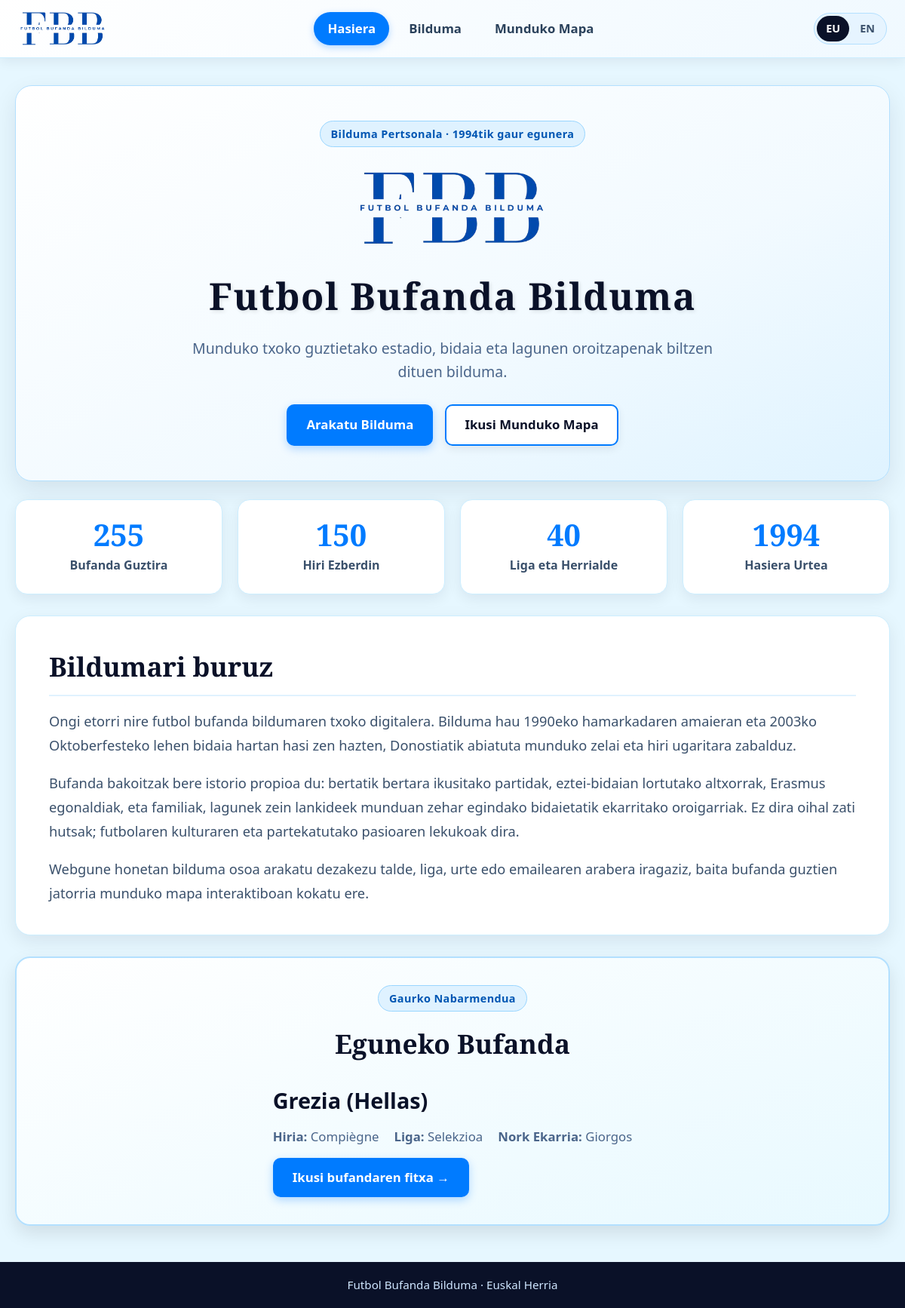
The page / on the database its author committed.
### tables this page shows
CREATE TABLE bufandas ("ZENBAKIA" INTEGER PRIMARY KEY, "TALDEA" TEXT, "NONDIK" TEXT, "NONDIK X" REAL, "NONDIK Y" REAL, "LIGA" TEXT, "LIGA_EN" TEXT, "NORK" TEXT, "NOIZ" TEXT, "BESTE" TEXT, "BESTE_EN" TEXT, "main_image" TEXT, "image_1" TEXT, "image_2" TEXT, "image_3" TEXT);

### app.py (the view)
@app.route('/')
def home():
    conn = get_db_connection()
    total_scarves = conn.execute("SELECT COUNT(*) FROM bufandas").fetchone()[0]
    total_cities = conn.execute(
        "SELECT COUNT(DISTINCT NONDIK) FROM bufandas WHERE NONDIK IS NOT NULL AND NONDIK != ''"
    ).fetchone()[0]
    total_leagues = conn.execute(
        "SELECT COUNT(DISTINCT LIGA) FROM bufandas WHERE LIGA IS NOT NULL AND LIGA != ''"
    ).fetchone()[0]
    years_raw = conn.execute(
        "SELECT DISTINCT SUBSTR(NOIZ, 1, 4) FROM bufandas WHERE NOIZ IS NOT NULL AND LENGTH(NOIZ) >= 4"
    ).fetchall()
    valid_years = sorted([y[0] for y in years_raw if y[0] and y[0].isdigit()])
    earliest_year = valid_years[0] if valid_years else '1994'
    conn.close()
    stats = {
        'total_scarves': total_scarves,
        'total_cities': total_cities,
        'total_leagues': total_leagues,
        'earliest_year': earliest_year,
    }
    return render_template(
        'home.html',
        stats=stats,
        bufanda_del_dia=g.bufanda_del_dia,
    )

### app.py (called while the page is built, shortened)
def format_league_display(liga_val, lang='eu'):
    if not liga_val:
        return ''
    text = str(liga_val).strip()
    if not text or text.lower() == 'nan':
        return ''
    if lang == 'en':
        return LEAGUE_MAP_EN.get(text, text)
    return text

def format_story_display(bufanda, lang='eu'):
    if not bufanda:
        return ''
    if isinstance(bufanda, str):
        text = bufanda.strip()
        return '' if not text or text.lower() == 'nan' else text
    keys = set(bufanda.keys())
    raw_eu = bufanda['BESTE'] if 'BESTE' in keys else ''
    eu_text = str(raw_eu).strip() if raw_eu is not None else ''
    if not eu_text or eu_text.lower() == 'nan':
        return ''

def get_db_connection():
    conn = sqlite3.connect(DATABASE)
    conn.row_factory = sqlite3.Row
    return conn

def cargar_o_seleccionar_bufanda_del_dia():
    bufanda_zenbakia_del_dia = None
    conn = get_db_connection()
    try:
        today = date.today()
        cursor = conn.cursor()
        cursor.execute("SELECT ZENBAKIA FROM bufandas ORDER BY ZENBAKIA")
        zenbakiak_disponibles = [row[0] for row in cursor.fetchall()]
        if zenbakiak_disponibles:
            rng = random.Random(today.isoformat())
            bufanda_zenbakia_del_dia = rng.choice(zenbakiak_disponibles)
            return conn.execute(
                'SELECT * FROM bufandas WHERE ZENBAKIA = ?',
                (bufanda_zenbakia_del_dia,)
            ).fetchone()
    finally:
        conn.close()
    return None

@app.before_request
def before_request_func():
    requested_lang = request.args.get('lang')
    if requested_lang in ('eu', 'en'):
        session['lang'] = requested_lang
    g.lang = session.get('lang', 'eu')
    g.bufanda_del_dia = cargar_o_seleccionar_bufanda_del_dia()

### templates/home.html (shortened to what this page needs)
{% extends "base.html" %}
{% block content %}
<section class="hero-section">
    <div class="hero-card">
        <span class="hero-badge">{{ t['hero_badge'] }}</span>
        <div class="hero-logo-wrap">
            <img src="{{ url_for('static', filename='images/web_logo.png') }}" alt="{{ t['site_title'] }}" class="hero-logo">
        </div>
        <h1>{{ t['hero_title'] }}</h1>
        <p class="hero-subtitle">{{ t['hero_subtitle'] }}</p>
        <div class="hero-actions">
            <a href="{{ url_for('bilduma') }}" class="btn-primary">{{ t['hero_cta_collection'] }}</a>
            <a href="{{ url_for('mapa') }}" class="btn-secondary">{{ t['hero_cta_map'] }}</a>
        </div>
    </div>
</section>
<section class="stats-section">
    <div class="stats-grid">
        <div class="stat-card">
            <span class="stat-number">{{ stats.total_scarves }}</span>
            <span class="stat-label">{{ t['stat_scarves'] }}</span>
        </div>
        <div class="stat-card">
            <span class="stat-number">{{ stats.total_cities }}</span>
            <span class="stat-label">{{ t['stat_cities'] }}</span>
        </div>
        <div class="stat-card">
            <span class="stat-number">{{ stats.total_leagues }}</span>
            <span class="stat-label">{{ t['stat_leagues'] }}</span>
        </div>
        <div class="stat-card">
            <span class="stat-number">{{ stats.earliest_year }}</span>
            <span class="stat-label">{{ t['stat_since'] }}</span>
        </div>
    </div>
</section>
<section class="about-section">
    <div class="about-card">
        <h2>{{ t['about_title'] }}</h2>
        <div class="about-body">
            <p>{{ t['about_p1'] }}</p>
            <p>{{ t['about_p2'] }}</p>
            <p>{{ t['about_p3'] }}</p>
        </div>
    </div>
</section>
{% if bufanda_del_dia %}
<section class="sotd-section">
    <div class="bufanda-del-dia">
        <span class="sotd-badge">{{ t['sotd_badge'] }}</span>
        <h2>{{ t['sotd_title'] }}</h2>
        <div class="sotd-content">
            <div class="sotd-info">
                <h3>{{ bufanda_del_dia.TALDEA }}</h3>
                <p class="sotd-meta">
                    {% if bufanda_del_dia.NONDIK %}<span><strong>{{ t['detail_city'] }}:</strong> {{ bufanda_del_dia.NONDIK }}</span>{% endif %}
                    {% if bufanda_del_dia.LIGA %}<span><strong>{{ t['detail_league'] }}:</strong> {{ format_league(bufanda_del_dia.LIGA) }}</span>{% endif %}
                    {% if bufanda_del_dia.NORK %}<span><strong>{{ t['detail_who'] }}:</strong> {{ bufanda_del_dia.NORK }}</span>{% endif %}
                </p>
                {% set sotd_story = format_story(bufanda_del_dia) %}
                <a href="{{ url_for('bufanda_detalle', bufanda_id=bufanda_del_dia.ZENBAKIA) }}" class="btn-primary">
                    {{ t['sotd_cta'] }}
                </a>
            </div>
        </div>
    </div>
</section>
{% endif %}
{% endblock %}

### static/css/style.css (style rules this page uses)
body { font-family: 'Segoe UI', 'Arial', sans-serif; margin: 0; background-color: #e6f7ff; color: #3a506b; line-height: 1.6; min-height: 100vh; display: flex; flex-direction: column; }
h1 { font-family: 'Playfair Display', serif; text-align: center; color: #0a1128; font-size: 3.1em; margin-top: 32px; margin-bottom: 24px; letter-spacing: 1.5px; text-shadow: 2px 2px 5px rgba(0, 0, 0, 0.1); font-weight: 700; }
.btn-primary, .btn-secondary, .btn-secondary-sm, .btn-clear { display: inline-flex; align-items: center; justify-content: center; text-decoration: none; font-weight: 700; border-radius: 10px; transition: transform 0.2s ease, box-shadow 0.2s ease, background-color 0.2s ease; cursor: pointer; }
.btn-primary { background-color: #007bff; color: #ffffff; padding: 13px 26px; font-size: 1.05em; border: none; box-shadow: 0 4px 12px rgba(0, 123, 255, 0.28); }
.btn-secondary { background-color: #ffffff; color: #0a1128; padding: 12px 24px; font-size: 1.05em; border: 2px solid #007bff; box-shadow: 0 4px 12px rgba(10, 17, 40, 0.08); }
.hero-section { max-width: 1200px; margin: 36px auto 24px auto; padding: 0 20px; }
.hero-card { background: linear-gradient(155deg, #ffffff 0%, #f2faff 60%, #dff3ff 100%); border: 1px solid #b3e0ff; border-radius: 22px; padding: 46px 36px; text-align: center; box-shadow: 0 12px 32px rgba(10, 17, 40, 0.09); }
.hero-badge, .sotd-badge { display: inline-block; background-color: #dff2ff; color: #0056b3; border: 1px solid #99d6ff; padding: 5px 14px; border-radius: 999px; font-size: 0.9em; font-weight: 700; letter-spacing: 0.4px; margin-bottom: 14px; }
.hero-logo-wrap { margin: 10px auto 12px auto; }
.hero-logo { max-width: 260px; width: 100%; height: auto; }
.hero-card h1 { margin-top: 8px; margin-bottom: 14px; }
.hero-subtitle { max-width: 720px; margin: 0 auto 28px auto; font-size: 1.22em; color: #4a658a; }
.hero-actions { display: flex; justify-content: center; gap: 16px; flex-wrap: wrap; }
.stats-section { max-width: 1200px; margin: 24px auto; padding: 0 20px; }
.stats-grid { display: grid; grid-template-columns: repeat(4, 1fr); gap: 20px; }
.stat-card { background: #ffffff; border: 1px solid #cceeff; border-radius: 16px; padding: 24px 18px; text-align: center; box-shadow: 0 6px 18px rgba(10, 17, 40, 0.07); transition: transform 0.2s ease; }
.stat-number { display: block; font-family: 'Playfair Display', serif; font-size: 2.5em; font-weight: 800; color: #007bff; line-height: 1.1; margin-bottom: 6px; }
.stat-label { font-size: 1em; font-weight: 600; color: #3a506b; }
.about-section { max-width: 1200px; margin: 28px auto; padding: 0 20px; }
.about-card { background: #ffffff; border: 1px solid #cceeff; border-radius: 20px; padding: 38px 44px; box-shadow: 0 8px 24px rgba(10, 17, 40, 0.08); }
.about-card h2 { font-family: 'Playfair Display', serif; color: #0a1128; font-size: 2.2em; margin-top: 0; margin-bottom: 18px; border-bottom: 2px solid #e0f2fe; padding-bottom: 10px; }
.about-body p { font-size: 1.14em; color: #3a506b; margin-bottom: 14px; line-height: 1.75; }
.about-body p:last-child { margin-bottom: 0; }
.sotd-section { max-width: 1200px; margin: 28px auto 48px auto; padding: 0 20px; }
.bufanda-del-dia { text-align: center; background: linear-gradient(160deg, #ffffff 0%, #e8f9ff 100%); padding: 36px; border-radius: 20px; box-shadow: 0 10px 25px rgba(0, 0, 0, 0.1); border: 2px solid #b3e0ff; }
.bufanda-del-dia h2 { font-family: 'Playfair Display', serif; color: #0a1128; font-size: 2.2em; margin-top: 0; margin-bottom: 24px; font-weight: 700; }
.sotd-content { display: flex; align-items: center; justify-content: center; gap: 32px; flex-wrap: wrap; text-align: left; }
.sotd-info { max-width: 580px; }
.sotd-info h3 { font-size: 1.8em; color: #0a1128; margin: 0 0 12px 0; }
.sotd-meta { display: flex; flex-wrap: wrap; gap: 10px 20px; font-size: 1.05em; color: #4a658a; margin: 0 0 14px 0; }

### rows shown on the page
bufandas: TALDEA "Grezia (Hellas)", NONDIK "Compiègne", LIGA "Selekzioa", NORK "Giorgos"

### other values the page prints
{{ t['nav_home'] }} "Hasiera"
{{ t['nav_collection'] }} "Bilduma"
{{ t['nav_map'] }} "Munduko Mapa"
{{ t['hero_badge'] }} "Bilduma Pertsonala · 1994tik gaur egunera"
{{ t['hero_title'] }} "Futbol Bufanda Bilduma"
{{ t['hero_subtitle'] }} "Munduko txoko guztietako estadio, bidaia eta lagunen oroitzapenak biltzen dituen bilduma."
{{ t['hero_cta_collection'] }} "Arakatu Bilduma"
{{ t['hero_cta_map'] }} "Ikusi Munduko Mapa"
{{ stats.total_scarves }} "255"
{{ t['stat_scarves'] }} "Bufanda Guztira"
{{ stats.total_cities }} "150"
{{ t['stat_cities'] }} "Hiri Ezberdin"
{{ stats.total_leagues }} "40"
{{ t['stat_leagues'] }} "Liga eta Herrialde"
{{ stats.earliest_year }} "1994"
